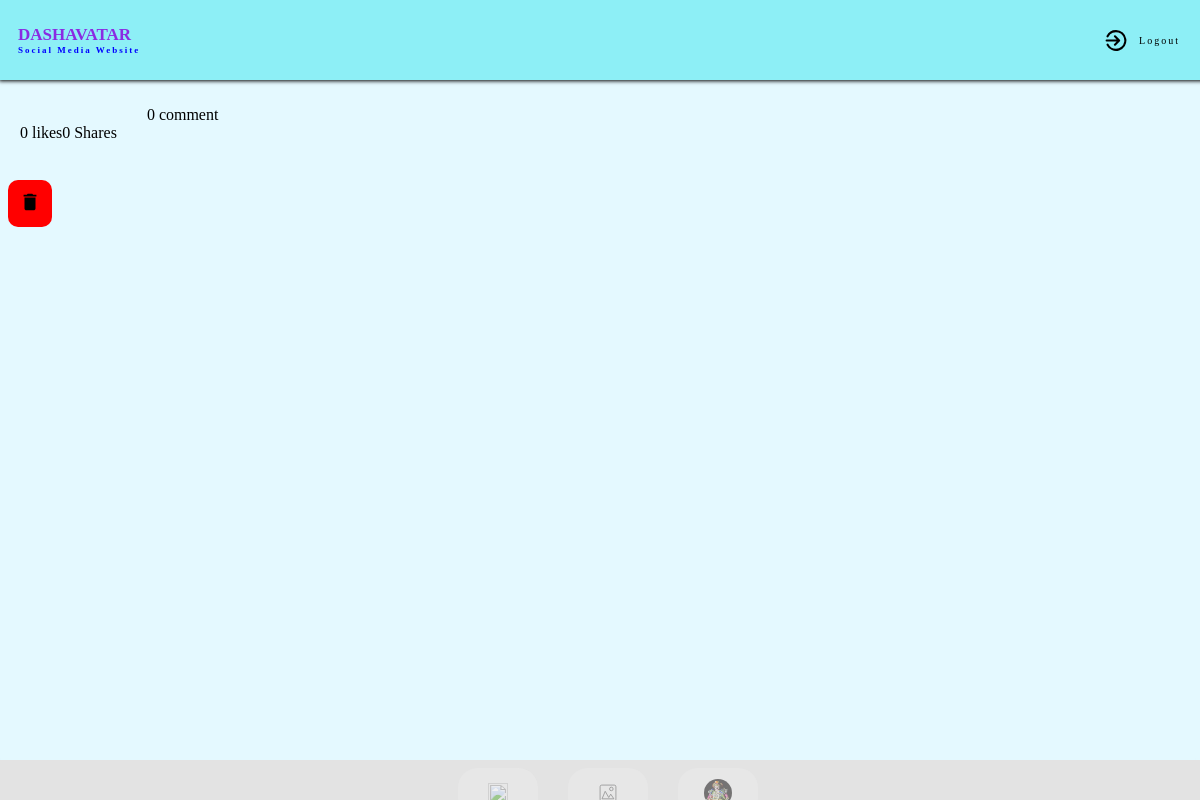
Page /userpost/768b4136-eec5-4b38-aaa1-d306ef57635c (signed in) on the earlier database version.
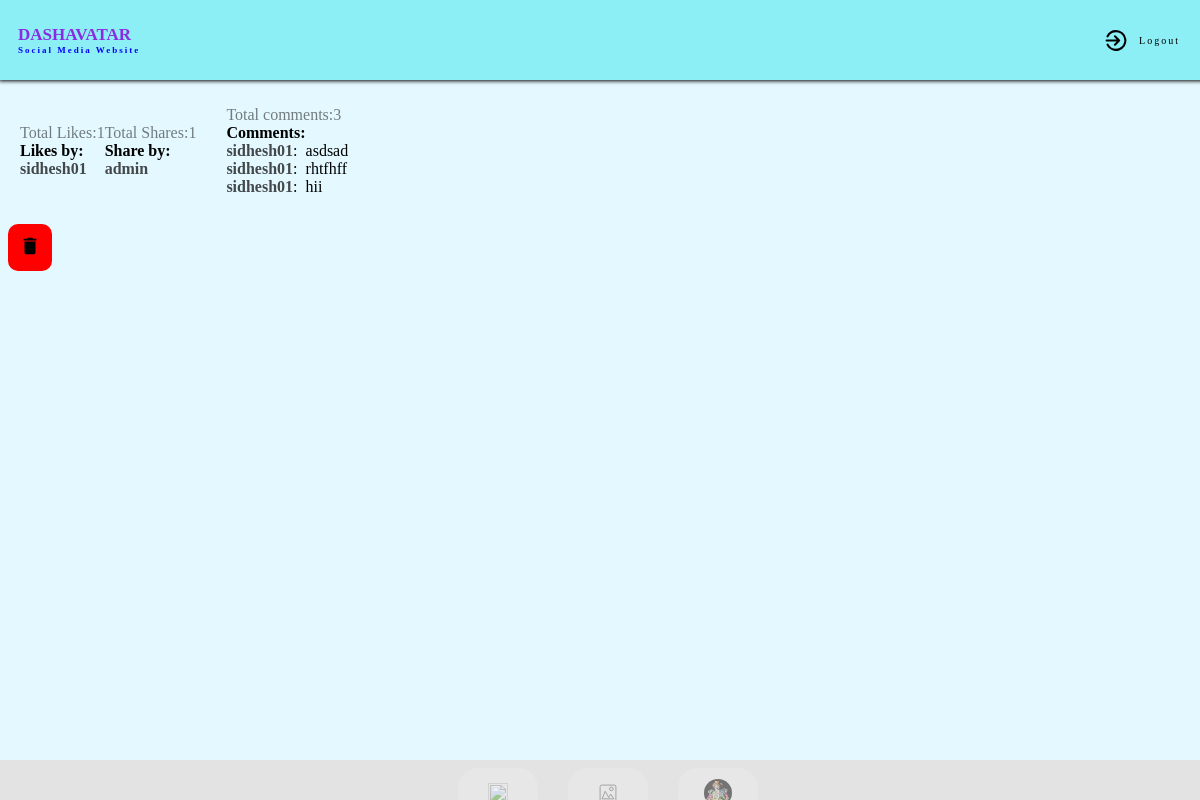
Same page on the later database version.
### socialweb/models.py (models this page shows, shortened)
class LikePost(models.Model):
    post_id = models.CharField(max_length=500)
    username = models.CharField(max_length=100)

class SharePost(models.Model):
    post_id = models.CharField(max_length=500)
    username = models.CharField(max_length=100)

class CommentPost(models.Model):
    post_id = models.CharField(max_length=500)
    user = models.CharField(max_length=100)
    comment = models.TextField()
    created_at = models.DateTimeField(default=datetime.now)

### socialweb/views.py (the view)
# urls.py: path('userpost/<str:id>',views.userpost, name='userpost')
@login_required(login_url='login')
def userpost(request,id):
    user=CustomUser.objects.get(id=request.user.id)
    user_posts = Post.objects.get(id=id)
    postlikes = LikePost.objects.filter(post_id=id)
    shareposts = SharePost.objects.filter(post_id=id)
    postlike = len(LikePost.objects.filter(post_id=id))
    sharepost = len(SharePost.objects.filter(post_id=id))
    post_comments = CommentPost.objects.filter(post_id=id).order_by('-created_at')
    lencom=len(post_comments)
    if request.method == 'POST':
        user_posts.delete()
        return redirect('dashboard')
    context = {
        'user_posts': user_posts,
        'post_comments': post_comments,
        'lencom':lencom,
        'postlike':postlike,
        'postlikes':postlikes,
        'sharepost':sharepost,
        'shareposts':shareposts,
    }
    if user.user_type =='1':
        return redirect('/')
    return render(request,'userpost.html',context)

### templates/userpost.html (shortened to what this page needs)
{% extends "dashboard.html" %}
{% block editaccount %}
{% if user.profile_pic.url is not None %}
        <a href="/editaccount"><div class="imge" id="account">
            <img style="width: 28px; height: 28px; border-radius: 50%;" src="{{ user.profile_pic.url}}" alt="" srcset="" />
          </div></a>
        {% else %}
        <a href="/editaccount"><div class="imge" id="account">
          <img src="/static/assets/svg/profile.svg" alt="" srcset="" />
          <li>Edit Account</li>
        </div></a>
        {% endif %}
{% endblock %}
{% block dashboard %}
<div class="postview" >
    <div class="view" style="margin-bottom: 10px;">
      <div class="ucom">
          <div class="likes">
          {% if postlikes %}
      <p style="opacity: 50%;">Total Likes:{{postlike}}</p>
      <strong>Likes by:</strong>
      {% for pl in postlikes %}
        <p><b style="opacity: 70%;">{{ pl.username }}</b></p>
        {% endfor %}
      {% else %}
      <p>0 likes</p>
      {% endif %}
  </div>
  <div class="shares">
      {% if shareposts %}
  <p style="opacity: 50%;">Total Shares:{{sharepost}}</p>
  <strong>Share by:</strong>
  {% for s in shareposts %}
    <p><b style="opacity: 70%;">{{ s.username }}</b></p>
    {% endfor %}
  {% else %}
  <p>0 Shares</p>
  {% endif %}
  </div>
    </div>
</div>
<div class="commentss">
{% if post_comments %}
<p style="opacity: 50%;">Total comments:{{lencom}}</p>
<strong>Comments:</strong>
{% for comment in post_comments %}
  <p><b style="opacity: 70%;">{{ comment.user }}</b>:&nbsp;&nbsp;{{ comment.comment }}</p>
  {% endfor %}
{% else %}
<p>0 comment</p>
{% endif %}
</div>
</div>
<Button onclick="openPopupimg()" class="delete"><img style="width: 22px; height: 22px;" src="/static/assets/svg/delete.svg" alt="" srcset=""></Button>
{% endblock %}

Differences in the rows shown:
added LikePost: username "sidhesh01"
added SharePost: username "admin"
added CommentPost: user "sidhesh01", comment "asdsad"
added CommentPost: user "sidhesh01", comment "rhtfhff"
added CommentPost: user "sidhesh01", comment "hii"
Other differences:
{{ postlike }}: (not shown) → "1"
{{ sharepost }}: (not shown) → "1"
{{ lencom }}: (not shown) → "3"
text no longer shown: "0 likes 0 Shares 0 comment"
text now shown: "Total Likes: Likes by: Total Shares: Share by: Total comments: Comments:"
